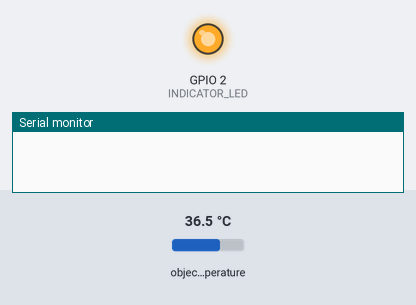
Simulated run of this program. Board: ESP32. On the bench: output pins drawn as LEDs (lit = HIGH), the last lines printed to the serial monitor. The inputs (shaded band) are chosen by the test bench; at power-on: object temperature 36.5 °C. Nothing arrives over Bluetooth unless stated; a phone connects over Bluetooth LE 3 s after start. At 4.1 s the program puts the board to deep sleep or switches it off; the recording ends there.

Above: at 0.1 s.
At 3.1 s:
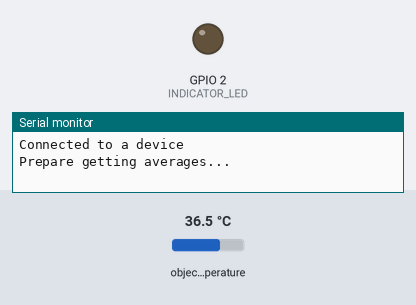
Timing chart, 0 to 4.1 s (numbered marks = the images above):
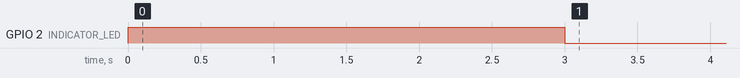

The program:

main.cpp
```cpp
/**
 * Author: Torean Joel - https://github.com/toreanjoel
 *
 * Description:
 * ---
 * Power up then advertise to connect to a device, get temps using IR sensor.
 * We then go to a deep sleep for a set duration.
 * All this happens once the device is powered on and has a toggle to do that.
 *
 * Note: This has hard-coded UUIDs and needs to change for each physical device.
*/

// Include necessary libraries
#include <Arduino.h>
#include <BLEDevice.h>
#include <BLEServer.h>
#include <BLEUtils.h>
#include <BLE2902.h>
#include <esp_sleep.h>
#include <Adafruit_MLX90614.h>
#include <SPI.h>

// Define UUIDs for service and characteristic
// This is 128 bit identifier, you can generate one here: https://www.uuidgenerator.net
// This is unique per server and characteristic and you need to setup the serivices with these UUIDs
#define SERVICE_UUID "4fafc201-1fb5-459e-8fcc-c5c9c331914b"
#define CHARACTERISTIC_UUID "beb5483e-36e1-4688-b7f5-ea07361b26a8"

#define INDICATOR_LED 2 // The indicator led that will be used to show state of advertising etc

#define SLEEP_DURATION 15 // Sleep duration in seconds
#define NUM_READINGS 10 // Number of temperature readings to average
#define ADC_RESOLUTION 4095 // The maximum digital value that the ADC can output (12 bits)
#define V_REF 3.3  // Reference voltage for the ADC on ESP32
#define LM35_SCALE 0.01 // LM35 outputs 0.01 volts for each degree Celsius
#define ADVERTISING_TIME 60 // Advertising iterations
#define PROCESS_NOTIFICAION_TIME 1000 // Process notification time in milliseconds


// setup the sensor
Adafruit_MLX90614 mlx = Adafruit_MLX90614();

// Declare pointers for characteristic and advertising objects
BLECharacteristic *pCharacteristic;
BLEAdvertising *pAdvertising;
bool deviceConnected = false;  // Variable to keep track of connections

// Declare a class for server callbacks
class MyServerCallbacks: public BLEServerCallbacks {
  // This function will be called when a device connects
  void onConnect(BLEServer* pServer) {
    deviceConnected = true;  // Update the connection status
    Serial.println("Connected to a device");
  }

  // This function will be called when a device disconnect
  void onDisconnect(BLEServer* pServer) {
    deviceConnected = false; // Update the connection status
    Serial.println("Disconnected from a device");
  }
};

void setup() {
  // Set the pin modes for the relevant modes
  // pinMode(TEMP_SENSOR, INPUT);  // Set the GPIO pin as input
  pinMode(INDICATOR_LED, OUTPUT); // LED indicator pin state

  // Serial rate - helps with reading serial data
  Serial.begin(9600);

  // Set up device name
  String device_name = "crud.sh::beverage_notifier";

  // // Device name as a identifier
  BLEDevice::init(device_name.c_str()); // Initialize the BLE device - needs to be a char list character C string array

  // // Create a BLE server
  BLEServer *pServer = BLEDevice::createServer();
  pServer->setCallbacks(new MyServerCallbacks()); // Set the server callbacks

  // // Create a BLE service
  BLEService *pService = pServer->createService(SERVICE_UUID);

  // // Create a BLE characteristic
  pCharacteristic =
    pService->createCharacteristic(
      CHARACTERISTIC_UUID,
      // This allows us to have the server send data when it changes to a characteristic
      // This can be thought of the way the server <-> client are allowed to interact (rules)
      BLECharacteristic::PROPERTY_NOTIFY |
      BLECharacteristic::PROPERTY_READ
    );

  // // The descriptor to enable and configure if a device needs to get notified when updates happen
  pCharacteristic->addDescriptor(new BLE2902());
  // // Start advertising the service
  pAdvertising = pServer->getAdvertising();

  // // changes the limit of characters at which we can use to broadcast the device name
  pAdvertising -> setMinPreferred(0x0);

  // // Start the service - async?
  pService->start();

  // Start the advertising for a certain duraion
  // advertise that allows advertising untill a user is connected or 30s pass (what ever comes first)
  for (int i = 0; i < ADVERTISING_TIME; i++) {
    if(deviceConnected) {
      // break out the advertising once we know there is a client connected
      break;
    } else { // do we need to do this??
      // advertise
      digitalWrite(INDICATOR_LED, HIGH);
      pAdvertising->start();
      // keep trying - we wait before trying to advertise again
      delay(1000); // this results in 60 iterations with 1s pause being a 60s advertising time at the most
    }
  }

  // // Set the led to go on when we are advertising - this will turn off as the device sleeps
  digitalWrite(INDICATOR_LED, LOW);

  // If connected, read temperature and send data
  // ---
  if (deviceConnected) {
    float total = 0;  // Variable to hold the total temperature

    // Prepare to go to sleep
    Serial.println("Prepare getting averages...");
    // Read the temperature NUM_READINGS times
    for (int i = 0; i < NUM_READINGS; i++) {
      if (mlx.begin()) {
        float reading = mlx.readObjectTempC();
        if (reading) {
          total += reading; // Add the temperature to the total
        }
      }
      delay(10);
    }

    float average = total / NUM_READINGS; // Compute the average temperature
    String value = String(average);


    // Send the average temperature
    pCharacteristic->setValue(value.c_str()); // converting into a c-style string (null terminated character array)
    pCharacteristic->notify(); // this is needed if there is a rule set to send the data
    Serial.print(value.c_str());
    // We pause before we sleep the system as we need to wait for notify to be enabled and sent
    // Bluetooth stack will go into congestion - we only need 3ms but we wait longer for now
    delay(PROCESS_NOTIFICAION_TIME);
  }

  // Sleep for SLEEP_DURATION seconds
  // ---
  esp_sleep_enable_timer_wakeup(SLEEP_DURATION * 1000000);
  esp_deep_sleep_start();
}

void loop() {
  // Not required for V1 of application - system starts up and sleeps for duration then starts again
}
```

Measured:
- by itself, GPIO 2 (INDICATOR_LED): LOW → HIGH at 0.00 s, → LOW 3.0 s later
